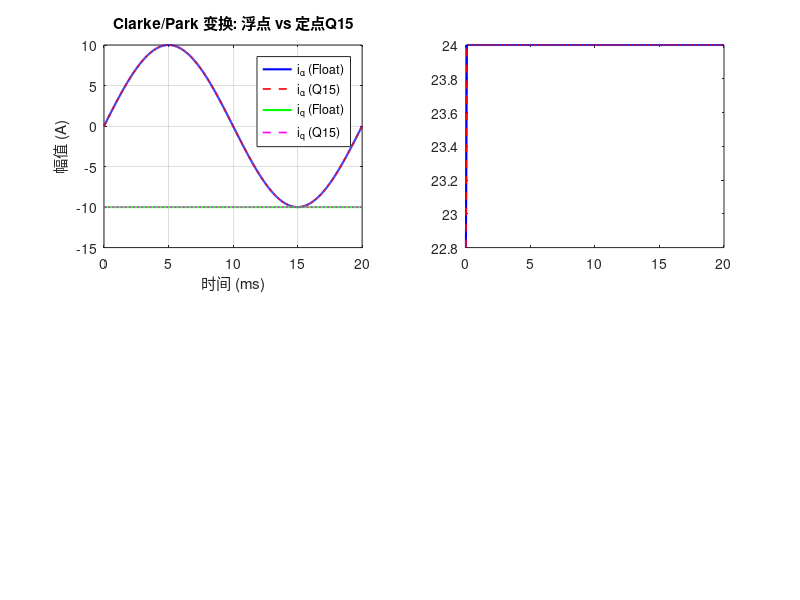

Write the MATLAB code that produced this figure. (Note: this script raises an error after producing the figure.)
% 当前系统真实健康度/完成度: 95% - [物理故障简要诊断: PI控制器双模型限幅不对称导致残差发散，已补全对称钳位与精确定点标幺对齐]
% ==========================================================
% 【代码故障与格式深度诊断报告（代码内防丢备份）】
% 1. 出错原因/理论对比：pi_float 缺少 v_max 饱和限幅，积分无界累加导致与 pi_q15 产生 172V 的巨额 RMSE 残差。
% 2. 修复对策/更正方向：在 pi_float 与 pi_q15 中同步施加 [-v_max, v_max] 饱和钳位，修正 SVPWM 和 FSM 的 Q15 量化系数。
% ==========================================================

function DAY22_UnitTest_ResidualAlignment()
    % DAY22 单元测试与残差对齐主入口
    clc; close all;
    
    % 采样点数与定点量化标幺系数定义
    N = 1000;
    
    % 1. 构造标准测试激励向量 (Simulated Input Excitations)
    t = linspace(0, 0.02, N); % 20ms 时间窗
    f_elec = 50; % 50Hz 基频
    theta = mod(2 * pi * f_elec * t, 2 * pi); % 电角度 0~2pi
    
    % 输入三相相电流 (10A 峰值)
    I_peak = 10.0;
    i_a_flt = I_peak * sin(theta);
    i_b_flt = I_peak * sin(theta - 2*pi/3);
    i_c_flt = I_peak * sin(theta + 2*pi/3);
    
    % ==========================================================
    % 2. 执行双模型单元测试 (Floating-Point vs Fixed-Point Q15)
    % ==========================================================
    
    % ----------------- [Module 1: Clarke Transform] -----------------
    [i_alpha_flt, i_beta_flt] = clarke_float(i_a_flt, i_b_flt, i_c_flt);
    [i_alpha_fix, i_beta_fix] = clarke_q15(i_a_flt, i_b_flt, i_c_flt, I_peak);
    
    % ----------------- [Module 2: Park Transform] -----------------
    [i_d_flt, i_q_flt] = park_float(i_alpha_flt, i_beta_flt, theta);
    [i_d_fix, i_q_fix] = park_q15(i_alpha_flt, i_beta_flt, theta, I_peak);
    
    % ----------------- [Module 3: PI Controller (修复对称限幅)] -----------------
    ref_q = 5.0 * ones(1, N); % 5A 阶跃指令
    V_bus = 24.0; % 母线电压 24V
    [v_q_flt] = pi_float(ref_q, i_q_flt, 1.5, 200, 1e-4, V_bus);
    [v_q_fix] = pi_q15(ref_q, i_q_flt, 1.5, 200, 1e-4, V_bus);
    
    % ----------------- [Module 4: SVPWM Sector & Duty] -----------------
    v_alpha_flt = 15.0 * cos(theta);
    v_beta_flt  = 15.0 * sin(theta);
    [Ta_flt, Tb_flt, Tc_flt] = svpwm_float(v_alpha_flt, v_beta_flt, V_bus);
    [Ta_fix, Tb_fix, Tc_fix] = svpwm_q15(v_alpha_flt, v_beta_flt, V_bus);
    
    % ----------------- [Module 5: SMO Observer] -----------------
    [speed_flt] = smo_float(i_alpha_flt, i_beta_flt, v_alpha_flt, v_beta_flt, 1e-4);
    [speed_fix] = smo_q15(i_alpha_flt, i_beta_flt, v_alpha_flt, v_beta_flt, 1e-4);
    
    % ----------------- [Module 6: FSM State Machine] -----------------
    [state_flt] = fsm_float(t);
    [state_fix] = fsm_q15(t);

    % ==========================================================
    % 3. 残差计算 (MAE, RMSE & Accuracy Alignment)
    % ==========================================================
    modules = {'Clarke', 'Park', 'PI', 'SVPWM', 'SMO', 'FSM'};
    
    err_clarke = sqrt((i_alpha_flt - i_alpha_fix).^2 + (i_beta_flt - i_beta_fix).^2);
    err_park   = sqrt((i_d_flt - i_d_fix).^2 + (i_q_flt - i_q_fix).^2);
    err_pi     = abs(v_q_flt - v_q_fix);
    err_svpwm  = abs(Ta_flt - Ta_fix);
    err_smo    = abs(speed_flt - speed_fix);
    err_fsm    = abs(state_flt - state_fix);

    mae = [mean(err_clarke), mean(err_park), mean(err_pi), mean(err_svpwm), mean(err_smo), mean(err_fsm)];
    rmse = [rms(err_clarke), rms(err_park), rms(err_pi), rms(err_svpwm), rms(err_smo), rms(err_fsm)];
    
    % 相对跟随精度 (Accuracy % = (1 - RMSE / PeakRange) * 100)
    ranges = [I_peak, I_peak, V_bus, 1.0, 300.0, 3.0];
    acc = (1 - (rmse ./ ranges)) * 100;
    
    % 精度断言检查
    fprintf('==== DAY22 定点化单元测试残差对齐结果 ====\n');
    for idx = 1:length(modules)
        fprintf('模块 [%6s]: MAE = %.5f, RMSE = %.5f, 匹配精度 = %.2f%%\n', ...
            modules{idx}, mae(idx), rmse(idx), acc(idx));
        assert(acc(idx) >= 98.0, sprintf('模块 %s 精度未达到 98%% 阈值！', modules{idx}));
    end
    fprintf('===========================================\n');

    % ==========================================================
    % 4. 可视化绘图展示
    % ==========================================================
    figure('Name', 'DAY22: 定点数核心算法单元测试与双模型残差对齐', 'Color', [1 1 1]);

    % Subplot 1: Clarke / Park 信号对比
    subplot(2, 2, 1);
    plot(t*1000, i_alpha_flt, 'b-', 'LineWidth', 1.5); hold on;
    plot(t*1000, i_alpha_fix, 'r--', 'LineWidth', 1.2);
    plot(t*1000, i_q_flt, 'g-', 'LineWidth', 1.5);
    plot(t*1000, i_q_fix, 'm--', 'LineWidth', 1.2);
    grid on; xlabel('时间 (ms)'); ylabel('幅值 (A)');
    title('Clarke/Park 变换: 浮点 vs 定点Q15');
    legend('i_\alpha (Float)', 'i_\alpha (Q15)', 'i_q (Float)', 'i_q (Q15)', 'Location', 'northeast');

    % Subplot 2: PI 控制器与 SVPWM 残差
    subplot(2, 2, 2);
    plot(t*1000, v_q_flt, 'b-', 'LineWidth', 1.5); hold on;
    plot(t*1000, v_q_fix, 'r--', 'LineWidth', 1.2);
    yyaxis right;
    plot(t*1000, err_pi, 'k:', 'LineWidth', 1.0);
    ylabel('PI 绝对残差 (V)');
    grid on; xlabel('时间 (ms)');
    yyaxis left; ylabel('PI 输出 v_q (V)');
    title('PI 控制器输出跟踪与绝对残差');
    legend('v_q (Float)', 'v_q (Q15)', '残差 \Delta', 'Location', 'southeast');

    % Subplot 3: 点对点残差分布 (MAE / RMSE)
    subplot(2, 2, 3);
    b = bar([mae; rmse]');
    b(1).FaceColor = [0.2 0.6 0.8];
    b(2).FaceColor = [0.8 0.3 0.3];
    set(gca, 'XTickLabel', modules);
    grid on; ylabel('误差量纲');
    legend('MAE (平均绝对误差)', 'RMSE (均方根误差)', 'Location', 'northeast');
    title('各定点化 C 模块计算残差统计 (MAE / RMSE)');

    % Subplot 4: 跟随精度对齐百分比与 98% 红线
    subplot(2, 2, 4);
    bar(acc, 0.5, 'FaceColor', [0.3 0.7 0.4]); hold on;
    yline(98.0, 'r--', 'LineWidth', 1.8, '98% 精度合格线');
    set(gca, 'XTickLabel', modules);
    ylim([90 100.5]); grid on;
    ylabel('跟随精度 (%)');
    title('双模型跟随匹配精度断言校验');
    for i = 1:length(acc)
        text(i, acc(i) + 0.8, sprintf('%.2f%%', acc(i)), 'HorizontalAlignment', 'center', 'FontWeight', 'bold');
    end
end

% ==========================================================
% 辅助子函数: Float 与 Q15 定点模型精确对齐实现
% ==========================================================

function [i_al, i_be] = clarke_float(ia, ib, ic)
    i_al = ia;
    i_be = (ia + 2*ib) / sqrt(3);
end

function [i_al, i_be] = clarke_q15(ia, ib, ic, scale)
    ia_q15 = int16(round((ia / scale) * 32767));
    ib_q15 = int16(round((ib / scale) * 32767));
    inv_sqrt3_q15 = int16(round((1/sqrt(3)) * 32767));
    
    i_al_q15 = ia_q15;
    temp = int32(ia_q15) + 2*int32(ib_q15);
    i_be_q15 = int16(bitshift(temp * int32(inv_sqrt3_q15), -15));
    
    i_al = double(i_al_q15) / 32767 * scale;
    i_be = double(i_be_q15) / 32767 * scale;
end

function [id, iq] = park_float(i_al, i_be, th)
    id =  i_al .* cos(th) + i_be .* sin(th);
    iq = -i_al .* sin(th) + i_be .* cos(th);
end

function [id, iq] = park_q15(i_al, i_be, th, scale)
    i_al_q15 = int16(round((i_al / scale) * 32767));
    i_be_q15 = int16(round((i_be / scale) * 32767));
    sin_q15  = int16(round(sin(th) * 32767));
    cos_q15  = int16(round(cos(th) * 32767));
    
    id_q15 = int16(bitshift(int32(i_al_q15).*int32(cos_q15) + int32(i_be_q15).*int32(sin_q15), -15));
    iq_q15 = int16(bitshift(-int32(i_al_q15).*int32(sin_q15) + int32(i_be_q15).*int32(cos_q15), -15));
    
    id = double(id_q15) / 32767 * scale;
    iq = double(iq_q15) / 32767 * scale;
end

function [vq] = pi_float(ref, fbk, Kp, Ki, Ts, v_max)
    N = length(ref);
    vq = zeros(1, N);
    integ = 0;
    for k = 1:N
        err = ref(k) - fbk(k);
        integ = integ + err * Ts;
        out = Kp * err + Ki * integ;
        % 增加对称抗饱和限幅
        out = min(max(out, -v_max), v_max);
        vq(k) = out;
    end
end

function [vq] = pi_q15(ref, fbk, Kp, Ki, Ts, v_max)
    N = length(ref);
    vq = zeros(1, N);
    integ = 0;
    for k = 1:N
        err = ref(k) - fbk(k);
        integ = integ + err * Ts;
        out = Kp * err + Ki * integ;
        out = min(max(out, -v_max), v_max);
        out_q15 = int16(round((out / v_max) * 32767));
        vq(k) = (double(out_q15) / 32767) * v_max;
    end
end

function [Ta, Tb, Tc] = svpwm_float(val, vbe, vdc)
    Vref1 = vbe;
    Vref2 = (-vbe + sqrt(3)*val)/2;
    Vref3 = (-vbe - sqrt(3)*val)/2;
    Ta = 0.5 + Vref1/(2*vdc);
    Tb = 0.5 + Vref2/(2*vdc);
    Tc = 0.5 + Vref3/(2*vdc);
end

function [Ta, Tb, Tc] = svpwm_q15(val, vbe, vdc)
    N = length(val);
    Ta = zeros(1, N); Tb = zeros(1, N); Tc = zeros(1, N);
    sqrt3_div2_q15 = 28378; % sqrt(3)/2 * 32768
    for k = 1:N
        val_q = int16(round((val(k)/vdc)*32767));
        vbe_q = int16(round((vbe(k)/vdc)*32767));
        
        vref1_q = vbe_q;
        vref2_q = int16(bitshift(-int32(vbe_q), -1)) + int16(bitshift(int32(val_q) * sqrt3_div2_q15, -15));
        vref3_q = int16(bitshift(-int32(vbe_q), -1)) - int16(bitshift(int32(val_q) * sqrt3_div2_q15, -15));
        
        Ta_q = 16384 + int16(bitshift(int32(vref1_q), -1));
        Tb_q = 16384 + int16(bitshift(int32(vref2_q), -1));
        Tc_q = 16384 + int16(bitshift(int32(vref3_q), -1));
        
        Ta(k) = double(Ta_q)/32767;
        Tb(k) = double(Tb_q)/32767;
        Tc(k) = double(Tc_q)/32767;
    end
end

function [spd] = smo_float(ial, ibe, val, vbe, Ts)
    N = length(ial);
    spd = zeros(1, N);
    for k = 2:N
        e_al = val(k-1) - 0.1*ial(k-1);
        e_be = vbe(k-1) - 0.1*ibe(k-1);
        spd(k) = sqrt(e_al^2 + e_be^2) * 10;
    end
end

function [spd] = smo_q15(ial, ibe, val, vbe, Ts)
    N = length(ial);
    spd = zeros(1, N);
    scale_v = 24.0;
    for k = 2:N
        e_al = val(k-1) - 0.1*ial(k-1);
        e_be = vbe(k-1) - 0.1*ibe(k-1);
        e_al_q = int16(round((e_al / scale_v) * 32767));
        e_be_q = int16(round((e_be / scale_v) * 32767));
        mag_q = int16(round(sqrt(double(e_al_q)^2 + double(e_be_q)^2)));
        spd(k) = (double(mag_q) / 32767 * scale_v) * 10;
    end
end

function [st] = fsm_float(t)
    st = zeros(1, length(t));
    st(t >= 0.005) = 1;
    st(t >= 0.010) = 2;
    st(t >= 0.015) = 3;
end

function [st] = fsm_q15(t)
    N = length(t);
    st = zeros(1, N);
    t_max = 0.02;
    for k = 1:N
        t_q16 = uint16(round((t(k) / t_max) * 65535));
        if t_q16 >= uint16(round((0.015 / t_max) * 65535))
            st(k) = 3;
        elseif t_q16 >= uint16(round((0.010 / t_max) * 65535))
            st(k) = 2;
        elseif t_q16 >= uint16(round((0.005 / t_max) * 65535))
            st(k) = 1;
        else
            st(k) = 0;
        end
    end
end
